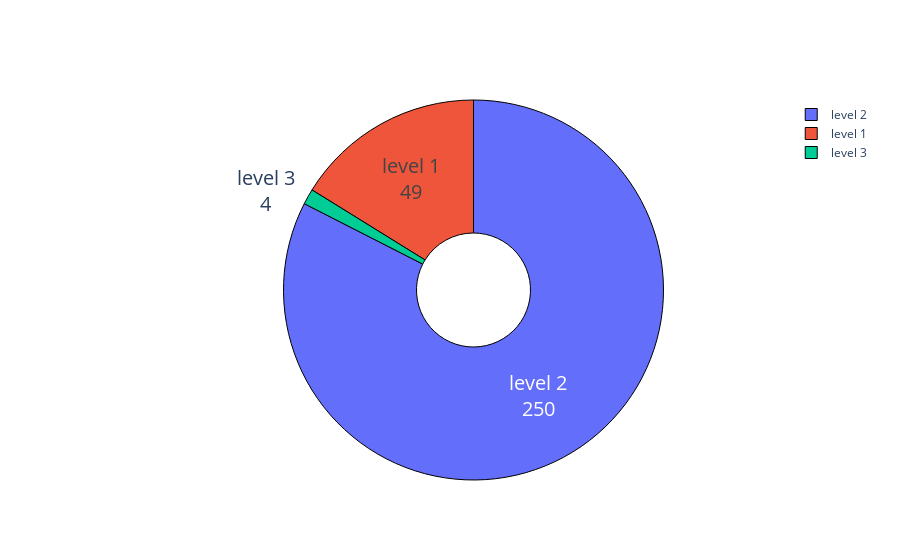

The notebook cell this image was saved under:
### Code cell
fig = go.Figure()
fig.add_traces(go.Pie(labels=['level 1', 'level 2', 'level 3'], values=cross_df.Count))
fig.update_traces(hoverinfo='label+percent', textinfo='label+value', textfont_size=20, hole=0.3,
                 marker=dict(line=dict(color='#000000',width=1)))
fig.show()

### Figure 1 — Plotly figure (JSON) as saved in the notebook; plotly's stock layout.template omitted (floating-point values rounded to 4 significant figures)
{"data": [{"hole": 0.3, "hoverinfo": "label+percent", "labels": ["level 1", "level 2", "level 3"], "marker": {"line": {"color": "#000000", "width": 1}}, "textfont": {"size": 20}, "textinfo": "label+value", "type": "pie", "values": [49, 250, 4]}], "layout": {}}
